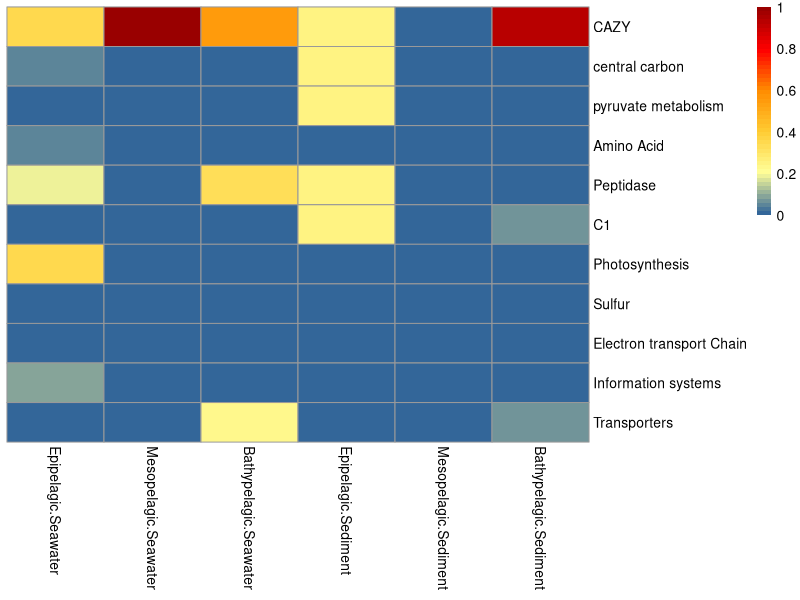
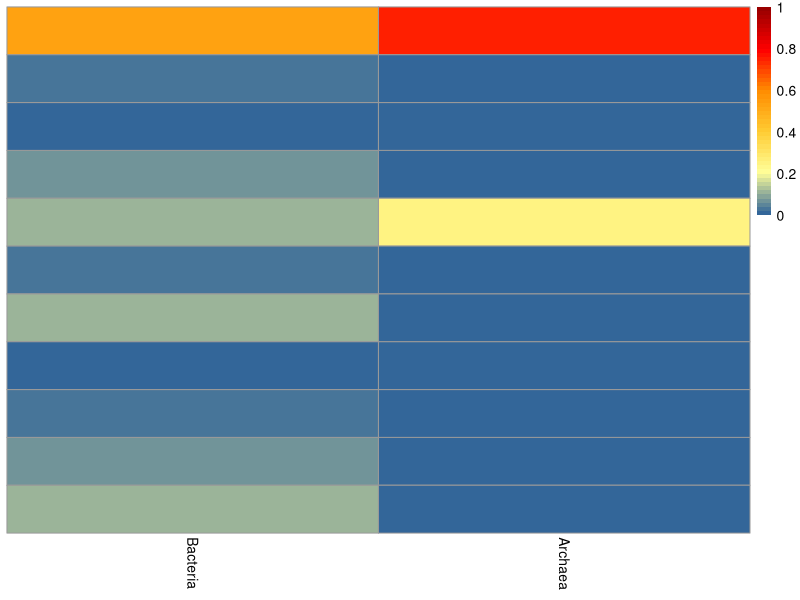
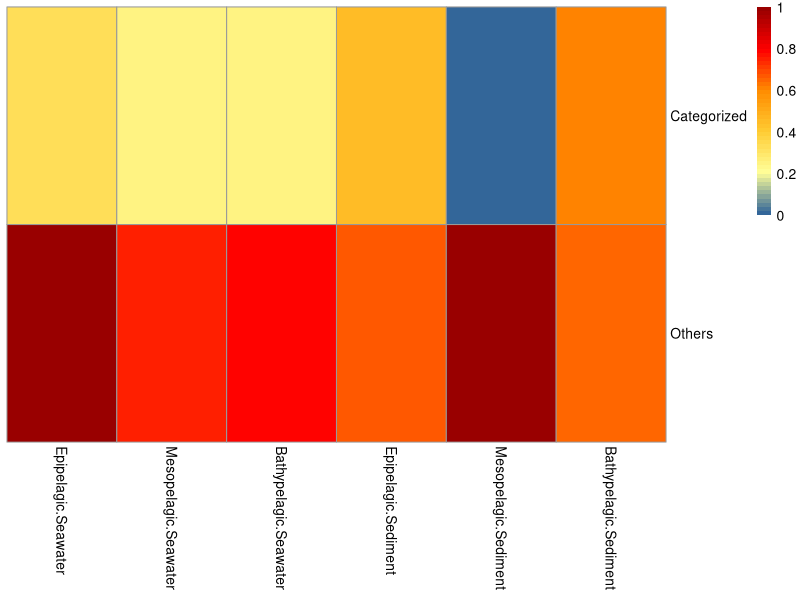
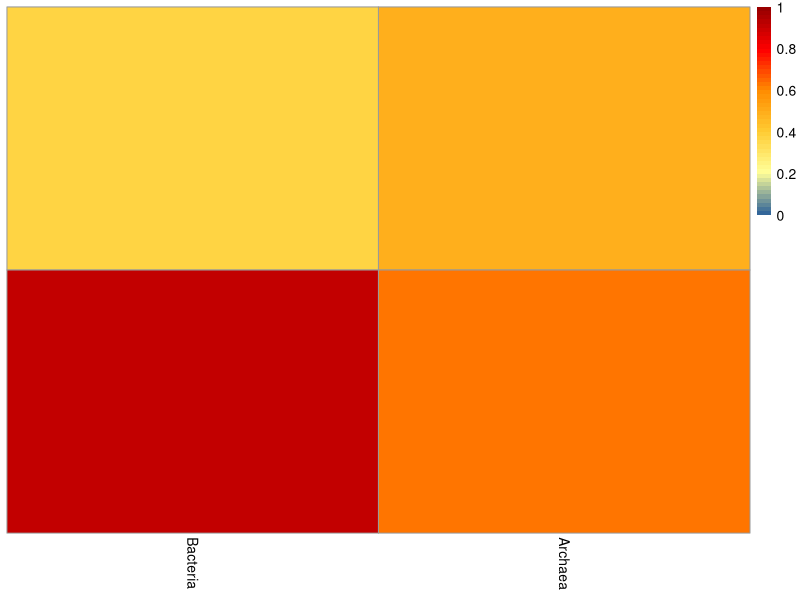
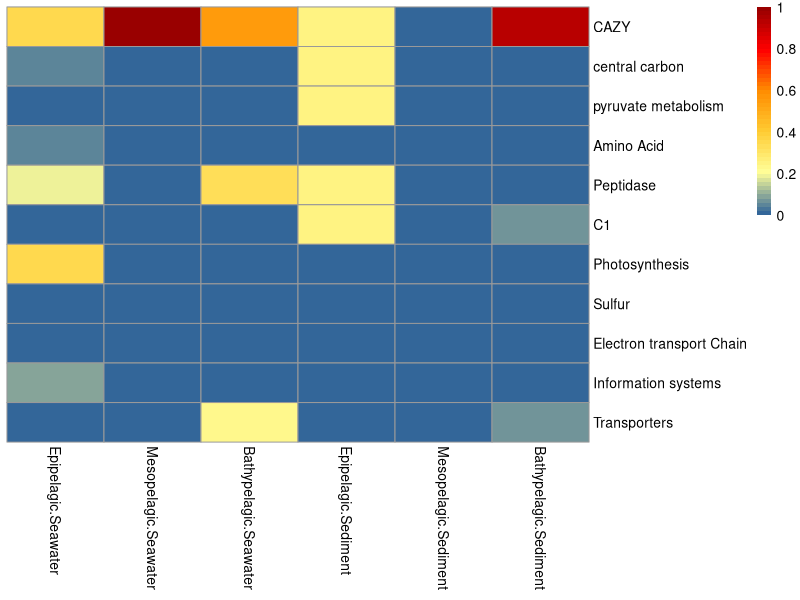
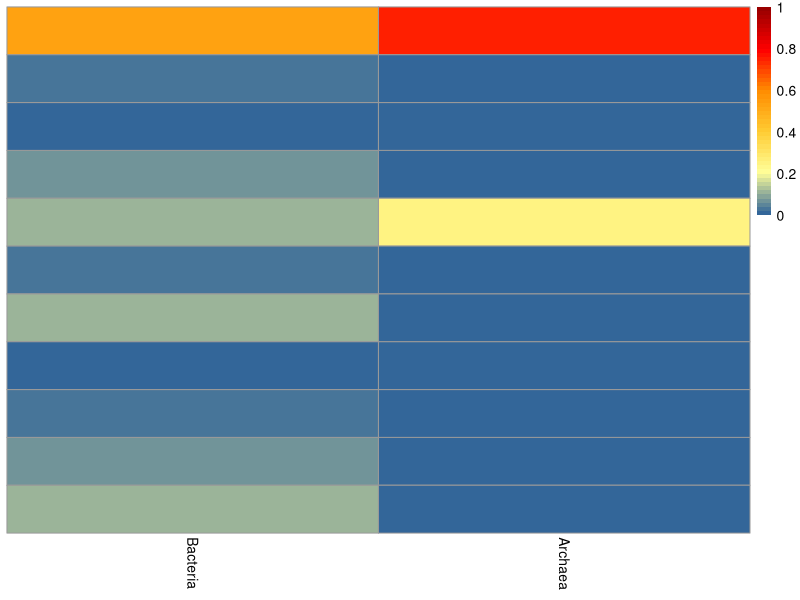
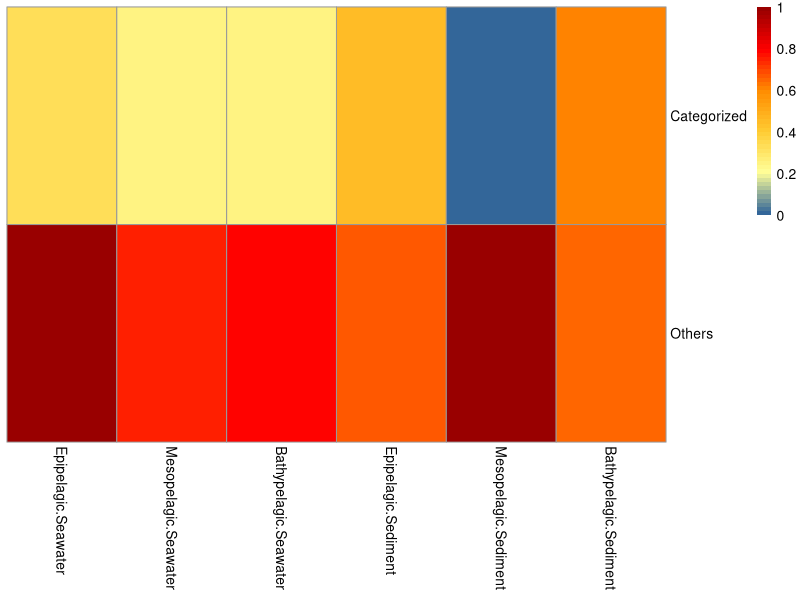
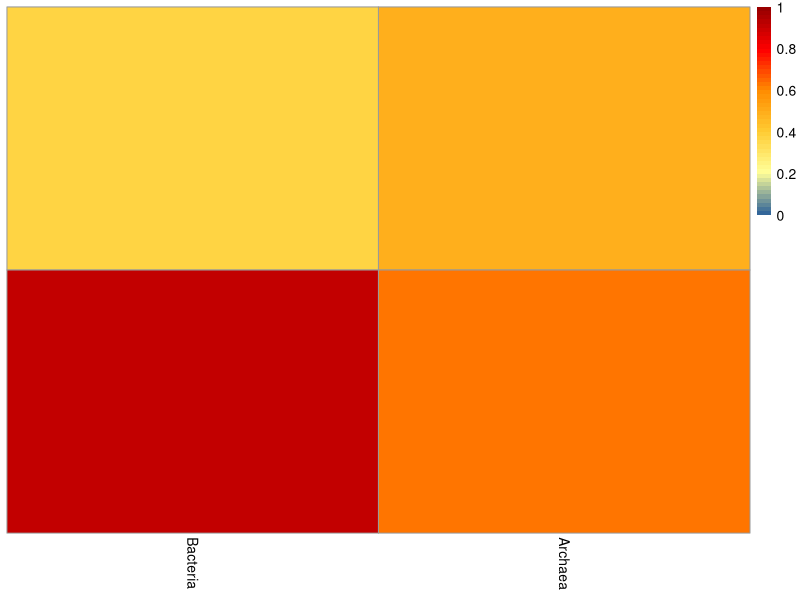

Generate these figures, in order, with R:
library(pheatmap)
save_pheatmap_pdf <- function(x, filename, width=7, height=7) {
  stopifnot(!missing(x))
  stopifnot(!missing(filename))
  pdf(filename, width=width, height=height)
  grid::grid.newpage()
  grid::grid.draw(x$gtable)
  dev.off()
}


##### read in data #####
dAMG_sample <- read.table("4figure_heatmap_sample_AMG.txt",header = T,sep = "\t",row.names = 1)
dAMG_taxa <- read.table("4figure_heatmap_Superkindom_AMG.txt",header = T,sep = "\t",row.names = 1)


##### AMG heatmap #####
p1 <- pheatmap(dAMG_sample,
               #pheatmap(dAMG_sample,
               cluster_cols = F,
               cluster_rows = F,
               show_rownames = T,
               breaks = seq(0,1,0.02),
               colorRampPalette(colors= c("#336699","#FFFF99","#FFCC33","#FF8C00","red","#990000"))(50))
save_pheatmap_pdf(p1, "heatmap_AMG_sample.pdf")
p2 <- pheatmap(dAMG_taxa,
               #pheatmap(dAMG_taxa,
               cluster_cols = F,
               cluster_rows = F,
               show_rownames = F,
               breaks = seq(0,1,0.02),
               colorRampPalette(colors= c("#336699","#FFFF99","#FFCC33","#FF8C00","red","#990000"))(50))
save_pheatmap_pdf(p2, "heatmap_AMG_taxa.pdf")


dAMG_sample <- read.table("4figure_heatmap_sample_AMG_total.txt",header = T,sep = "\t",row.names = 1)
dAMG_taxa <- read.table("4figure_heatmap_Superkindom_AMG_total.txt",header = T,sep = "\t",row.names = 1)
p1 <- pheatmap(dAMG_sample,
               #pheatmap(dAMG_sample,
               cluster_cols = F,
               cluster_rows = F,
               show_rownames = T,
               breaks = seq(0,1,0.02),
               colorRampPalette(colors= c("#336699","#FFFF99","#FFCC33","#FF8C00","red","#990000"))(50))
save_pheatmap_pdf(p1, "heatmap_AMG_sample_total.pdf")
p2 <- pheatmap(dAMG_taxa,
               #pheatmap(dAMG_taxa,
               cluster_cols = F,
               cluster_rows = F,
               show_rownames = F,
               breaks = seq(0,1,0.02),
               colorRampPalette(colors= c("#336699","#FFFF99","#FFCC33","#FF8C00","red","#990000"))(50))
save_pheatmap_pdf(p2, "heatmap_AMG_taxa_total.pdf")
